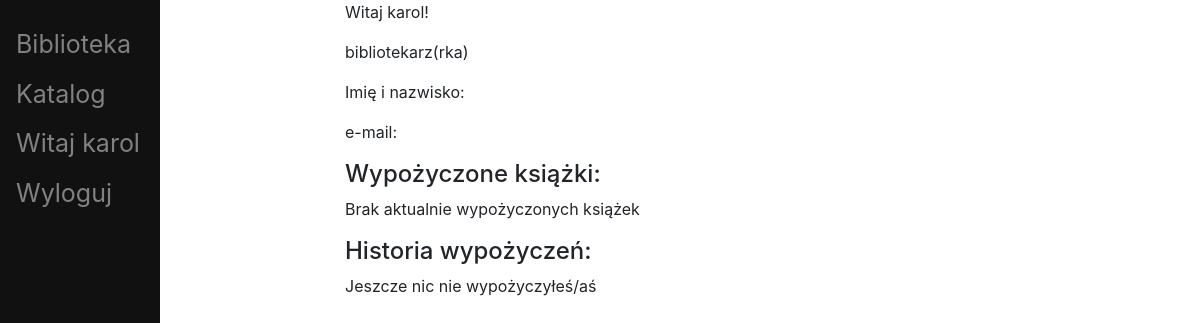
/myprofile/ (signed in), run on an earlier commit of the app's database.
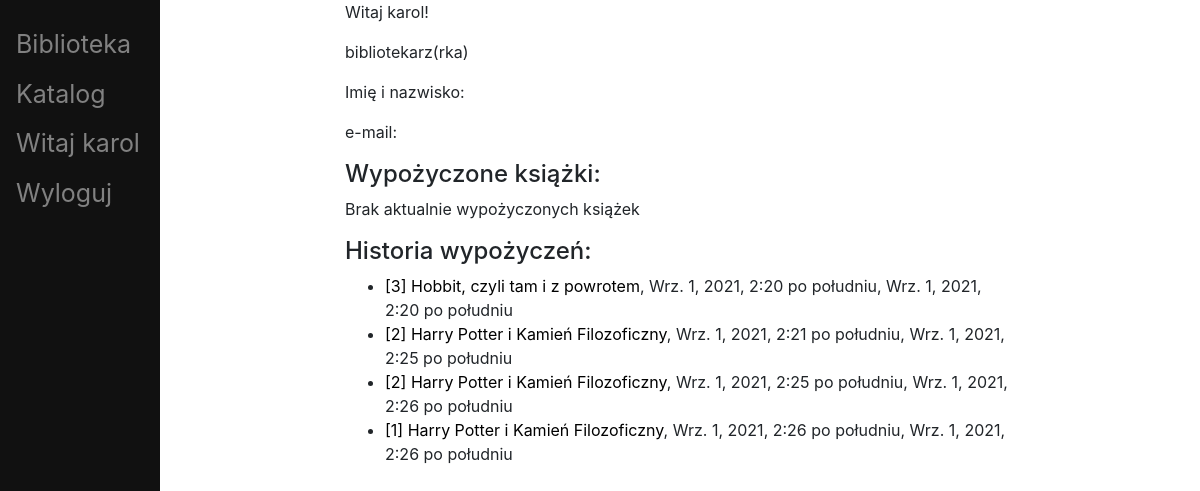
And on a later commit of the database.
### library_app/models.py (models this page shows, shortened)
class Borrowing(models.Model):
    book = models.ForeignKey(Book, on_delete=models.CASCADE)
    borrower = models.ForeignKey(User, on_delete=models.CASCADE, null=True, blank=True)
    start_date = models.DateTimeField()
    end_date = models.DateTimeField(null=True, blank=True)

class Book(models.Model):
    type = models.ForeignKey(BookType, on_delete=models.CASCADE)
    production_year = models.IntegerField()
    borrower = models.ForeignKey(User, on_delete=models.CASCADE, null=True, blank=True)
    def get_absolute_url(self):
        return f"/books/{self.id}"

class BookType(models.Model):
    title = models.CharField(max_length=200)
    author = models.CharField(max_length=200)

### library_app/views.py (the view)
# urls.py: path('myprofile/', views.my_profile, name='myprofile'),
@login_required
def my_profile(request):
    return render(request, "library_app/my_profile.html", {})

### library_app/templates/library_app/my_profile.html (shortened to what this page needs)
{% extends "library_app/base.html" %}
{% block content %}
<p>Witaj {{user.username}}!</p>
{% if user.is_staff %} <p>bibliotekarz(rka)</p> {% endif %}
<p>Imię i nazwisko: {{user.get_full_name}}</p>
<p>e-mail: {{user.email}}</p>
<h4>Wypożyczone książki:</h4>
{% if user.book_set.all.count > 0 %}
    <ul>
        {% for book in user.book_set.all%}
        <li class="book_on_list"><a href='{{book.get_absolute_url}}'>[{{book.id}}] {{book.type.title}} - od {{book.borrowing_set.last.start_date}}</a></li>
        {% endfor %}
    </ul>
{% else %}
    <p>Brak aktualnie wypożyczonych książek</p>
{% endif %}
<h4>Historia wypożyczeń:</h4>
{% if user.borrowing_set.all.count > 0 %}
    <ul>
        {% for bor in user.borrowing_set.all%}
            <li class="book_on_list"><a href='{{bor.book.get_absolute_url}}'>[{{bor.book.id}}] {{bor.book.type.title}}</a>, {{bor.start_date}}, {{bor.end_date}}</li>
        {% endfor %}
    </ul>
{% else %}
    <p>Jeszcze nic nie wypożyczyłeś/aś</p>
{% endif %}
{% endblock %}

### library_app/templates/library_app/base.html (shortened to what this page needs)
<!doctype html>
<html>
<head >
	{% load static %}
	<link rel="stylesheet" type="text/css" href="{% static 'library_app/style.css' %}">
	<link rel="stylesheet" href="https://stackpath.bootstrapcdn.com/bootstrap/4.3.1/css/bootstrap.min.css">
</head>
<body>
    <div class="sidenav">
        <a href="/">Biblioteka</a>
        <a href="/books">Katalog</a>
		{% if user.is_authenticated %}
			<a href="/myprofile">Witaj {{user.username}}</a>
			<a href="/accounts/logout">Wyloguj</a>
		{% else %}
			<a href="/accounts/login">Zaloguj</a>
			<a href="/accounts/register">Załóż konto</a>
		{% endif %}
    </div>
    <div id="content", name="content", class="main">
		<div class="row justify-content-center">
			<div class="col-8">
					{% block content %}
					{% endblock %}
			</div>
		</div>
    </div>
</body>
</html>

### library_app/static/library_app/style.css (style rules this page uses)
.sidenav { height:100%; width:160px; position: fixed; z-index:1; top:0; left:0; background-color:#111; overflow-x: hidden; padding-top:20px; }
.sidenav a { padding:6px 8px 6px 16px; text-decoration: none; font-size:25px; color: #818181; display:block; }
.main { margin-left:160px; padding: 0px 10px; }
.book_on_list a { text-decoration: none; color: black; }

What changed in the data, as far as the page shows it:
added Borrowing: book.id "3", book.type "Hobbit, czyli tam i z powrotem", start_date "Wrz. 1, 2021, 2:20 po południu", end_date "Wrz. 1, 2021, 2:20 po południu"
added Borrowing: book.id "2", book.type "Harry Potter i Kamień Filozoficzny", start_date "Wrz. 1, 2021, 2:21 po południu", end_date "Wrz. 1, 2021, 2:25 po południu"
added Borrowing: book.id "2", book.type "Harry Potter i Kamień Filozoficzny", start_date "Wrz. 1, 2021, 2:25 po południu", end_date "Wrz. 1, 2021, 2:26 po południu"
added Borrowing: book.id "1", book.type "Harry Potter i Kamień Filozoficzny", start_date "Wrz. 1, 2021, 2:26 po południu", end_date "Wrz. 1, 2021, 2:26 po południu"
Also different on the page:
text no longer shown: "Jeszcze nic nie wypożyczyłeś/aś"
